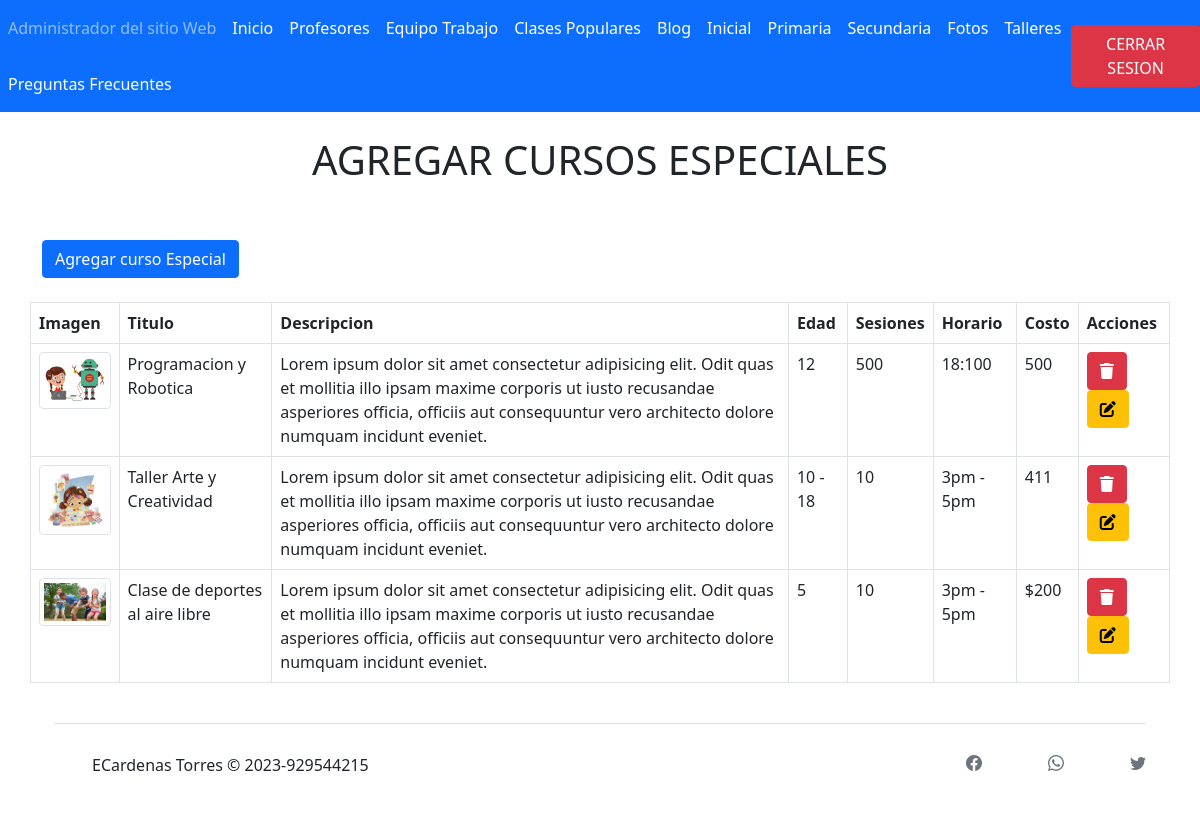
Screenshot of /administrador/seccion/clases_populares.php (signed in) with the database file from the repository.
### tables this page shows
CREATE TABLE `clases_populares` (
  `id` int(11) NOT NULL,
  `foto` varchar(255) NOT NULL,
  `titulo` varchar(255) NOT NULL,
  `descripcion` varchar(1500) NOT NULL,
  `edad` varchar(150) NOT NULL,
  `sesiones` varchar(255) NOT NULL,
  `horario` varchar(255) NOT NULL,
  `costo` varchar(50) NOT NULL
);

### administrador/seccion/code/code_clasesP.php (called while the page is built, shortened)
<?php
    include "../CRUD2/conexion/conexion.php";
        $sentencia = $pdo -> prepare("SELECT * FROM clases_populares");
        $sentencia -> execute();
        $listaEmpleados = $sentencia -> fetchAll(PDO::FETCH_ASSOC);
?>

### administrador/seccion/clases_populares.php (the view, shortened to what this page needs)
<?php
include("template/cabecera.php");
?>
<?php
require "code/code_clasesP.php";
?>
<body>
    <div class="container">
        <h1 class="text-center">AGREGAR CURSOS ESPECIALES</h1>
        <br>
        <br>
        <form action="" method="POST" enctype="multipart/form-data">
            <button type="button" class="btn btn-primary" data-toggle="modal" data-target="#exampleModal">
                Agregar curso Especial
            </button>
            <br><br>
        </form>
        <div class="row">
            <table class="table table-hover table-bordered light-table-filter table_id" id="tabla">
                <thead class="thead-dark">
                    <tr>
                        <th>Imagen</th>
                        <th>Titulo</th>
                        <th>Descripcion</th>
                        <th>Edad</th>
                        <th>Sesiones</th>
                        <th>Horario</th>
                        <th>Costo</th>
                        <th>Acciones</th>
                    </tr>
                </thead>
                <?php foreach ($listaEmpleados as $empleado) {  ?>
                    <tr>
                        <td><img class="img-thumbnail" width="100px" src="img/<?php echo $empleado['foto']; ?>"></td>
                        <td><?php echo $empleado['titulo']; ?></td>
                        <td><?php echo $empleado['descripcion']; ?></td>
                        <td><?php echo $empleado['edad']; ?></td>
                        <td><?php echo $empleado['sesiones']; ?></td>
                        <td><?php echo $empleado['horario']; ?></td>
                        <td><?php echo $empleado['costo']; ?></td>
                        <td>
                            <form action="" method="POST">
                                <button value="btn3Eliminar" type="submit" name="accion" class="btn btn-danger" onclick="return ConfirmDelete()"><i class="fa-sharp fa-solid fa-trash"></i></button>
                                <button value="Seleccionar" type="submit" name="accion" class="btn btn-small btn-warning"><i class="fa-solid fa-pen-to-square"></i></button>
                            </form>
                        </td>
                    </tr>
                <?php } ?>
            </table>
        </div>
    </div>
</body>
<?php
include("template/pie.php");
?>

### rows the page displays
clases_populares: foto (picture), titulo "Programacion y Robotica", descripcion "Lorem ipsum dolor sit amet consectetur adipisicing elit. Odit quas et mollitia illo ipsam maxime corporis ut iusto recusandae asperiores officia, officiis aut consequuntur vero architecto dolore numquam incidunt eveniet.", edad "12", sesiones "500", horario "18:100", costo "500"
clases_populares: foto (picture), titulo "Taller Arte y Creatividad", descripcion "Lorem ipsum dolor sit amet consectetur adipisicing elit. Odit quas et mollitia illo ipsam maxime corporis ut iusto recusandae asperiores officia, officiis aut consequuntur vero architecto dolore numquam incidunt eveniet.", edad "10 - 18", sesiones "10", horario "3pm - 5pm", costo "411"
clases_populares: foto (picture), titulo "Clase de deportes al aire libre", descripcion "Lorem ipsum dolor sit amet consectetur adipisicing elit. Odit quas et mollitia illo ipsam maxime corporis ut iusto recusandae asperiores officia, officiis aut consequuntur vero architecto dolore numquam incidunt eveniet.", edad "5", sesiones "10", horario "3pm - 5pm", costo "$200"
